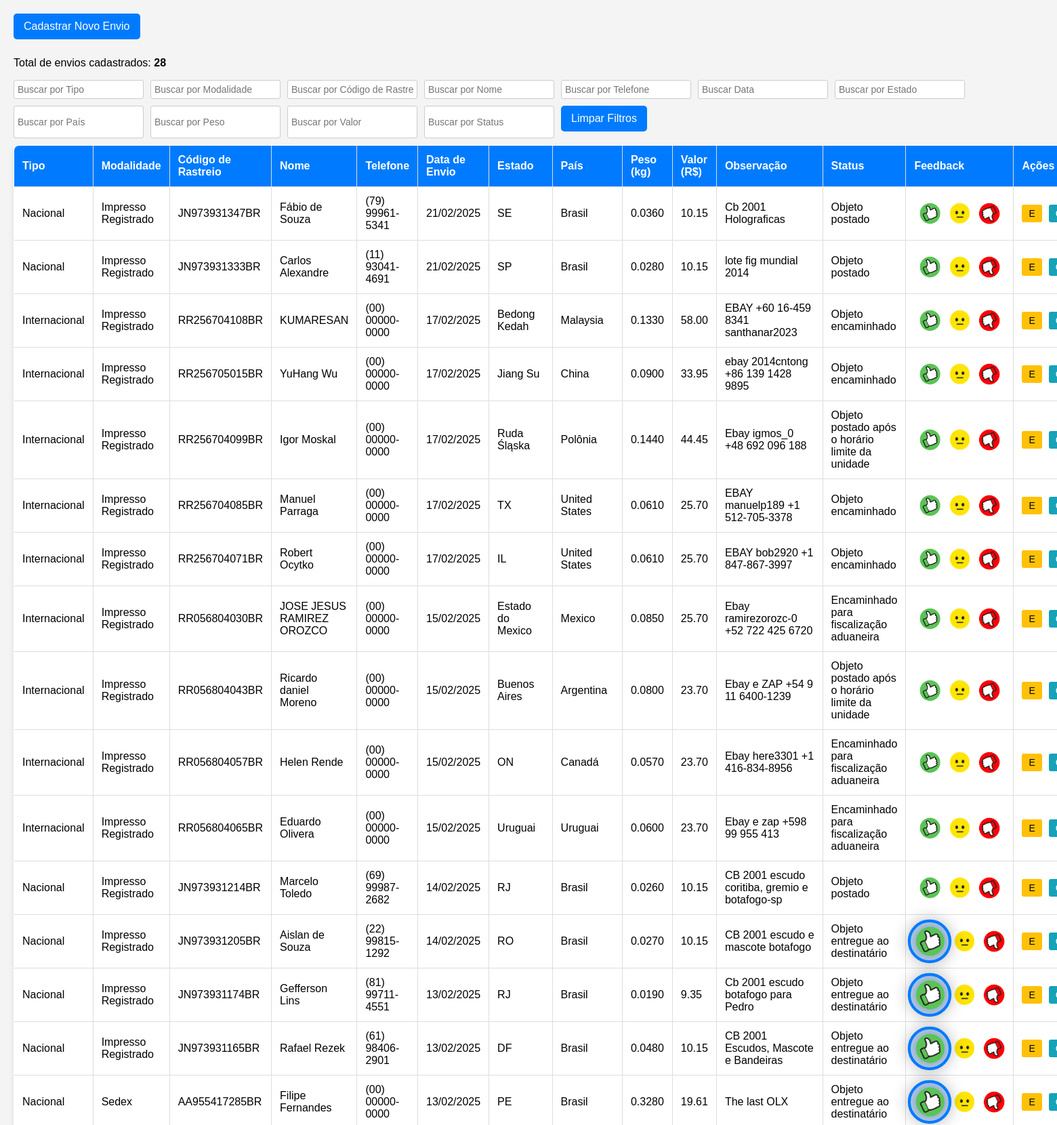
The page / (upper part) on the database its author committed.
### tables this page shows
CREATE TABLE `envios` (
  `id` int(11) NOT NULL,
  `tipo` enum('Nacional','Internacional') NOT NULL,
  `codigo_rastreio` varchar(50) NOT NULL,
  `nome` varchar(100) NOT NULL,
  `telefone` varchar(20) NOT NULL,
  `data_envio` date NOT NULL,
  `estado` varchar(50) NOT NULL,
  `pais` varchar(50) NOT NULL,
  `peso` decimal(10,4) NOT NULL,
  `valor` decimal(10,2) NOT NULL,
  `observacao` text DEFAULT NULL,
  `status` varchar(50) DEFAULT 'Pendente',
  `modalidade` varchar(50) DEFAULT NULL,
  `feedback` enum('positivo','neutro','negativo') DEFAULT NULL
);

### index.php (the view, shortened to what this page needs)
<?php
include 'conexao.php';
$itens_por_pagina = 100;
$pagina_atual = isset($_GET['pagina']) ? (int)$_GET['pagina'] : 1;
$offset = ($pagina_atual - 1) * $itens_por_pagina;
$sql_total = "SELECT COUNT(*) as total FROM envios";
$result_total = $conn->query($sql_total);
$total_produtos = $result_total->fetch_assoc()['total'];
$sql = "SELECT * FROM envios ORDER BY data_envio DESC LIMIT $itens_por_pagina OFFSET $offset";
$result = $conn->query($sql);
?>
<!DOCTYPE html>
<html lang="pt-br">
<head>
    <link rel="stylesheet" href="style.css">
</head>
<body>
<a href="cadastro.php" class="btn-cadastrar">Cadastrar Novo Envio</a>
<p>Total de envios cadastrados: <strong><?= $total_produtos ?></strong></p>
<div class="search-box">
    <input type="text" id="search-tipo" placeholder="Buscar por Tipo">
    <input type="text" id="search-modalidade" placeholder="Buscar por Modalidade">
    <input type="text" id="search-codigo" placeholder="Buscar por Código de Rastreio">
    <input type="text" id="search-nome" placeholder="Buscar por Nome">
    <input type="text" id="search-telefone" placeholder="Buscar por Telefone">
	<input type="text" id="search-data_envio" placeholder="Buscar Data">
    <input type="text" id="search-estado" placeholder="Buscar por Estado">
    <input type="text" id="search-pais" placeholder="Buscar por País">
    <input type="text" id="search-peso" placeholder="Buscar por Peso">
    <input type="text" id="search-valor" placeholder="Buscar por Valor">
    <input type="text" id="search-status" placeholder="Buscar por Status">
    <button id="btn-limpar">Limpar Filtros</button>
</div>
<table class="styled-table">
    <thead>
        <tr>
            <th>Tipo</th>
            <th>Modalidade</th>
            <th>Código de Rastreio</th>
            <th>Nome</th>
            <th>Telefone</th>
            <th>Data de Envio</th>
            <th>Estado</th>
            <th>País</th>
            <th>Peso (kg)</th>
            <th>Valor (R$)</th>
            <th>Observação</th>
            <th>Status</th>
            <th>Feedback</th>
            <th>Ações</th>
        </tr>
    </thead>
    <tbody id="tabela-envios">
        <?php while ($row = $result->fetch_assoc()) { ?>
            <tr>
                <td><?= $row['tipo'] ?></td>
                <td><?= $row['modalidade'] ?></td>
                <td><?= $row['codigo_rastreio'] ?></td>
                <td><?= $row['nome'] ?></td>
                <td><?= preg_replace('/(\d{2})(\d{5})(\d{4})/', '($1) $2-$3', $row['telefone']) ?></td>
                <td><?= date('d/m/Y', strtotime($row['data_envio'])) ?></td>
                <td><?= $row['estado'] ?></td>
                <td><?= $row['pais'] ?></td>
                <td><?= $row['peso'] ?></td>
                <td><?= $row['valor'] ?></td>
                <td><?= $row['observacao'] ?></td>
                <td><?= $row['status'] ?></td>
                <td>
                    <div class="feedback-container">
                        <label>
                            <img src="images/positivo.png" alt="Positivo">
                        </label>
                        <label>
                            <img src="images/neutro.png" alt="Neutro">
                        </label>
                        <label>
                            <img src="images/negativo.png" alt="Negativo">
                        </label>
                    </div>
                </td>
                <td>
                    <div class="acoes">
                        <a href='editar.php?id=<?= $row['id'] ?>' class='btn-editar'>E</a>
                        <button onclick='copiarDados(this)' class='btn-copiar'>C</button>
                    </div>
                </td>
            </tr>
        <?php } ?>
    </tbody>
</table>
</body>
</html>

### style.css (style rules this page uses)
body { font-family: Arial, sans-serif; background-color: #f4f4f4; margin: 20px; }
.btn-cadastrar, #btn-limpar { display: inline-block; background-color: #007bff; color: white; padding: 10px 15px; text-decoration: none; font-size: 16px; border-radius: 5px; margin-bottom: 10px; border: none; cursor: pointer; }
.btn-editar { background: #007bff; color: #fff; padding: 5px 10px; text-decoration: none; border-radius: 4px; }
.btn-copiar { background: #007bff; color: #fff; padding: 5px 10px; text-decoration: none; border-radius: 4px; border: none; cursor: pointer; font-size: 14px; margin-left: 5px; }
.styled-table { width: 100%; border-collapse: collapse; background: #fff; border-radius: 8px; overflow: hidden; box-shadow: 0px 4px 8px rgba(0, 0, 0, 0.1); border: 1px solid #ddd; }
.styled-table th, .styled-table td { padding: 12px; border: 1px solid #ddd; text-align: left; }
.styled-table thead { background: #007bff; color: #fff; }
.feedback-container { display: flex; justify-content: center; align-items: center; gap: 12px; border: none; background: transparent; padding: 0; }
.feedback-container label { display: flex; flex-direction: column; align-items: center; cursor: pointer; padding: 0; border: none; background: none; }
.feedback-container img { width: 32px; height: 32px; transition: transform 0.2s ease-in-out, box-shadow 0.2s ease-in-out; }
.feedback-container input[type="radio"]:checked + img { transform: scale(1.4); filter: drop-shadow(0px 0px 8px rgba(0, 0, 0, 0.4)); border-radius: 50%; border: 3px solid #007bff; padding: 4px; background-color: rgba(0, 123, 255, 0.2); }

### index.php (style rules this page uses)
.acoes { display: flex; gap: 5px; justify-content: center; }
.acoes button, .acoes a { padding: 5px 10px; font-size: 14px; text-align: center; border: none; cursor: pointer; border-radius: 3px; }
.btn-editar { background-color: #ffc107; color: #000; }
.btn-copiar { background-color: #17a2b8; color: white; }
.btn-cadastrar, #btn-limpar { display: inline-block; background-color: #007bff; color: white; padding: 10px 15px; text-decoration: none; font-size: 16px; border-radius: 5px; margin-bottom: 10px; border: none; cursor: pointer; }
.search-box { display: flex; flex-wrap: wrap; gap: 10px; margin-bottom: 10px; }
.search-box input { padding: 5px; font-size: 14px; border: 1px solid #ccc; border-radius: 3px; width: 180px; }

### rows shown on the page
envios: tipo "Nacional", modalidade "Impresso Registrado", codigo_rastreio "JN973931347BR", nome "Fábio de Souza", telefone "(79) 99961-5341", data_envio "21/02/2025", estado "SE", pais "Brasil", peso "0.0360", valor "10.15", observacao "Cb 2001 Holograficas", status "Objeto postado"
envios: tipo "Nacional", modalidade "Impresso Registrado", codigo_rastreio "JN973931333BR", nome "Carlos Alexandre", telefone "(11) 93041-4691", data_envio "21/02/2025", estado "SP", pais "Brasil", peso "0.0280", valor "10.15", observacao "lote fig mundial 2014", status "Objeto postado"
envios: tipo "Internacional", modalidade "Impresso Registrado", codigo_rastreio "RR256704108BR", nome "KUMARESAN", telefone "(00) 00000-0000", data_envio "17/02/2025", estado "Bedong Kedah", pais "Malaysia", peso "0.1330", valor "58.00", observacao "EBAY +60 16-459 8341 santhanar2023", status "Objeto encaminhado"
envios: tipo "Internacional", modalidade "Impresso Registrado", codigo_rastreio "RR256705015BR", nome "YuHang Wu", telefone "(00) 00000-0000", data_envio "17/02/2025", estado "Jiang Su", pais "China", peso "0.0900", valor "33.95", observacao "ebay 2014cntong +86 139 1428 9895", status "Objeto encaminhado"
envios: tipo "Internacional", modalidade "Impresso Registrado", codigo_rastreio "RR256704099BR", nome "Igor Moskal", telefone "(00) 00000-0000", data_envio "17/02/2025", estado "Ruda Śląska", pais "Polônia", peso "0.1440", valor "44.45", observacao "Ebay igmos_0 +48 692 096 188", status "Objeto postado após o horário limite da unidade"
envios: tipo "Internacional", modalidade "Impresso Registrado", codigo_rastreio "RR256704085BR", nome "Manuel Parraga", telefone "(00) 00000-0000", data_envio "17/02/2025", estado "TX", pais "United States", peso "0.0610", valor "25.70", observacao "EBAY manuelp189 +1 512-705-3378", status "Objeto encaminhado"
envios: tipo "Internacional", modalidade "Impresso Registrado", codigo_rastreio "RR256704071BR", nome "Robert Ocytko", telefone "(00) 00000-0000", data_envio "17/02/2025", estado "IL", pais "United States", peso "0.0610", valor "25.70", observacao "EBAY bob2920 +1 847-867-3997", status "Objeto encaminhado"
envios: tipo "Internacional", modalidade "Impresso Registrado", codigo_rastreio "RR056804030BR", nome "JOSE JESUS RAMIREZ OROZCO", telefone "(00) 00000-0000", data_envio "15/02/2025", estado "Estado do Mexico", pais "Mexico", peso "0.0850", valor "25.70", observacao "Ebay ramirezorozc-0 +52 722 425 6720", status "Encaminhado para fiscalização aduaneira"
envios: tipo "Internacional", modalidade "Impresso Registrado", codigo_rastreio "RR056804043BR", nome "Ricardo daniel Moreno", telefone "(00) 00000-0000", data_envio "15/02/2025", estado "Buenos Aires", pais "Argentina", peso "0.0800", valor "23.70", observacao "Ebay e ZAP +54 9 11 6400-1239", status "Objeto postado após o horário limite da unidade"
envios: tipo "Internacional", modalidade "Impresso Registrado", codigo_rastreio "RR056804057BR", nome "Helen Rende", telefone "(00) 00000-0000", data_envio "15/02/2025", estado "ON", pais "Canadá", peso "0.0570", valor "23.70", observacao "Ebay here3301 +1 416-834-8956", status "Encaminhado para fiscalização aduaneira"
envios: tipo "Internacional", modalidade "Impresso Registrado", codigo_rastreio "RR056804065BR", nome "Eduardo Olivera", telefone "(00) 00000-0000", data_envio "15/02/2025", estado "Uruguai", pais "Uruguai", peso "0.0600", valor "23.70", observacao "Ebay e zap +598 99 955 413", status "Encaminhado para fiscalização aduaneira"
envios: tipo "Nacional", modalidade "Impresso Registrado", codigo_rastreio "JN973931214BR", nome "Marcelo Toledo", telefone "(69) 99987-2682", data_envio "14/02/2025", estado "RJ", pais "Brasil", peso "0.0260", valor "10.15", observacao "CB 2001 escudo coritiba, gremio e botafogo-sp", status "Objeto postado"
envios: tipo "Nacional", modalidade "Impresso Registrado", codigo_rastreio "JN973931205BR", nome "Aislan de Souza", telefone "(22) 99815-1292", data_envio "14/02/2025", estado "RO", pais "Brasil", peso "0.0270", valor "10.15", observacao "CB 2001 escudo e mascote botafogo", status "Objeto entregue ao destinatário"
envios: tipo "Nacional", modalidade "Impresso Registrado", codigo_rastreio "JN973931174BR", nome "Gefferson Lins", telefone "(81) 99711-4551", data_envio "13/02/2025", estado "RJ", pais "Brasil", peso "0.0190", valor "9.35", observacao "Cb 2001 escudo botafogo para Pedro", status "Objeto entregue ao destinatário"
envios: tipo "Nacional", modalidade "Impresso Registrado", codigo_rastreio "JN973931165BR", nome "Rafael Rezek", telefone "(61) 98406-2901", data_envio "13/02/2025", estado "DF", pais "Brasil", peso "0.0480", valor "10.15", observacao "CB 2001 Escudos, Mascote e Bandeiras", status "Objeto entregue ao destinatário"
envios: tipo "Nacional", modalidade "Sedex", codigo_rastreio "AA955417285BR", nome "Filipe Fernandes", telefone "(00) 00000-0000", data_envio "13/02/2025", estado "PE", pais "Brasil", peso "0.3280", valor "19.61", observacao "The last OLX", status "Objeto entregue ao destinatário"

### other values the page prints
$total_produtos "28"
